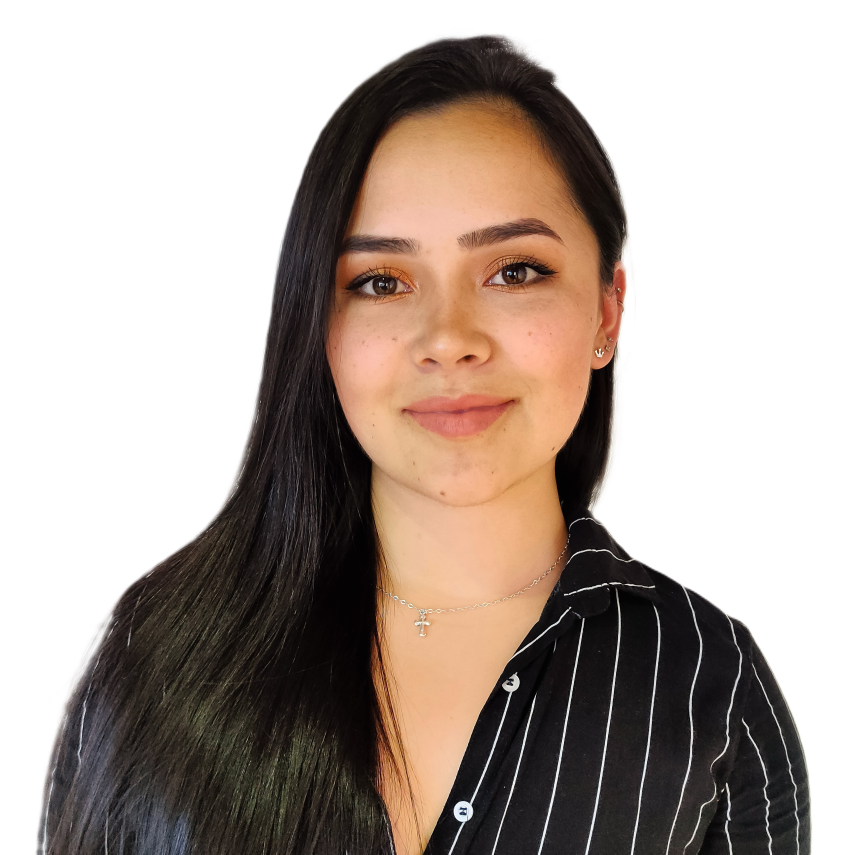
#> input picture Original_picture.jpg, 5980 x 5980 px, found by its file name (shown at 1/7 size)
$ python Workshop_point2.py
#> lines starting #> are read from the running program, lines starting #| are printed output that depends on the picture
# ==============================================================================
#                               LIBRARY IMPORT
# ==============================================================================
# Multidimensional array object
import numpy as np

# Graphics
import matplotlib.pyplot as plt
from PIL import Image

# Operating System tasks
import os

# ==============================================================================
#                          WORKSHOP SOLUTION - POINT 2
# ==============================================================================

# 2) Add a steady, well-centered picture of your face to a shared folder
# alongside your classmates
# ==============================================================================
# Read original picture
original_picture= Image.open(r'LAB1\Original_picture.jpg')
#> original_picture is the input picture: PIL image 5980x5980 RGB; mean R, G, B 177.2, 165, 157.6

# Grayscale transformation
gray_image = original_picture.convert('L')
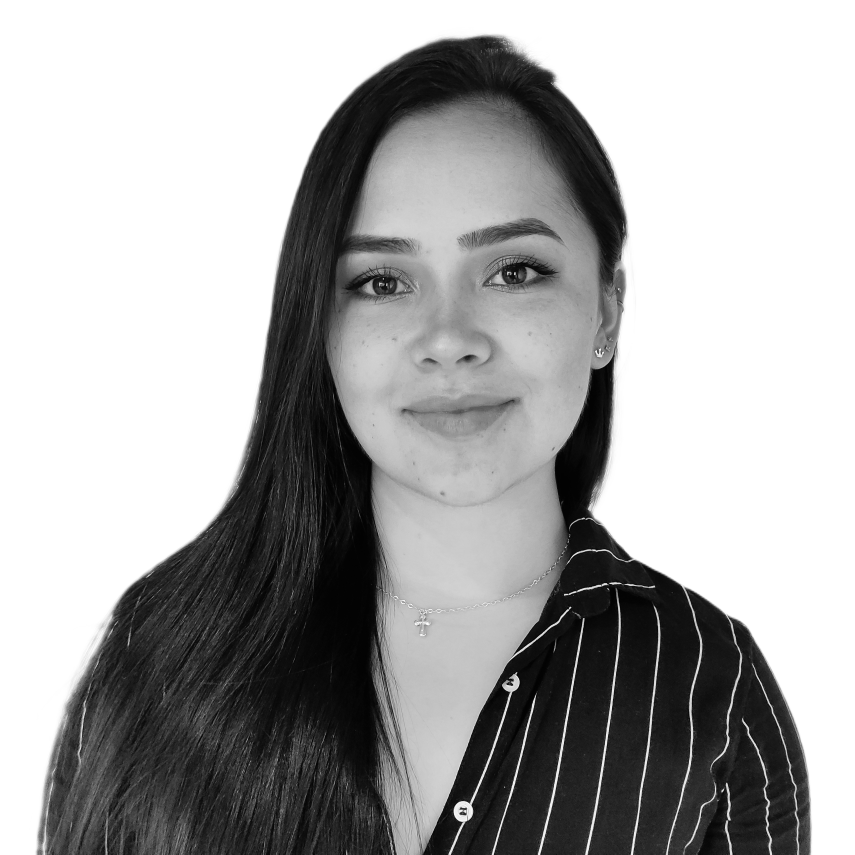
#> gray_image: PIL image 5980x5980 L (shown at 1/7 size); min 0, max 255, mean 167.8

# Resize to 256x256 pixels
w,h  = 256, 256
modified_image = gray_image.resize((w,h))
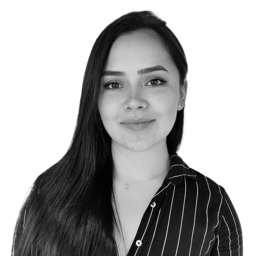
#> modified_image: PIL image 256x256 L; min 0, max 255, mean 167.8

# Save modified picture
modified_image.save('LAB1\Modified_picture.jpg')

# Plot edited face
fig = plt.figure(1,figsize=(10, 5))
fig.add_subplot(1, 2, 1)
plt.imshow(original_picture)
plt.title("Original picture")
fig.add_subplot(1, 2, 2)
plt.imshow(modified_image, cmap='gray')
plt.title("Modified picture")
# plt.show()

# Calculate and plot the average face of the cohort
# ==============================================================================
# Read files in directory
files = os.listdir('LAB1\pictures')
filenames = [filename for filename in files if filename[-4:].lower() in [".jpg",".png"]]

# Create array for result
result = np.zeros((w,h, 1),float)

# Load pictures
pictures = []
for i,picture_name in enumerate(filenames):
    # picture_name = "Natalia_Lopez.jpg" # Test distance when average face is just my face.
    path = f"LAB1\pictures\{picture_name}"
    picture = Image.open(path).convert('L')
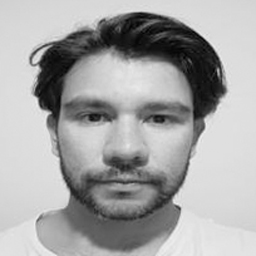
#> input picture pictures/1.jpg, 256 x 256 px, found by its file name
    picture_array = np.array(picture,dtype= float)
    if (picture_array.shape[0] != w) | (picture_array.shape[1] != h):
        picture = picture.resize((w,h))
        # print(f"{picture_name} resized")

    pictures.insert(i,picture)

# Array of picture arrays
pictures_array = np.array([np.array(image,dtype= float) for image in pictures])

# Average calculation
average_array = np.average(pictures_array,axis=0)
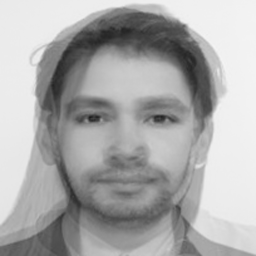
#> average_array: shape (256, 256) float64; min 27.75, max 244.5, mean 171.1

# Create image from array
average_face = Image.fromarray(average_array.astype('uint8'),mode="L")

# Plot average face
fig2 = plt.figure(2,figsize=(5, 5))
plt.imshow(average_face, cmap='gray')
plt.title('Average face')
plt.axis('off')

# Distance from average
my_face = Image.open(r"LAB1\pictures\Natalia_Lopez.jpg").convert('L')
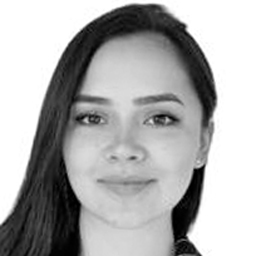
#> input picture pictures/Natalia_Lopez.jpg, 256 x 256 px, found by its file name
my_face_array = np.array(my_face,dtype= float)
avg_array = np.array(average_array,dtype= float)

diff =  avg_array - my_face_array
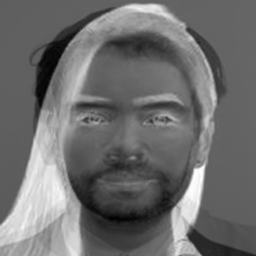
#> diff: shape (256, 256) float64; min -136, max 173.8, mean -2; drawn with min black and max white

distance = np.sqrt(np.sum(np.square(diff)))
print(f"My face is {distance:,.0f} pixels distant from average face of the cohort\n")
print(f"To measure de distance between my face and de average face of the cohort \
I use the Euclidean Distance to measure the matrix distance. This distance corresponds to \
the square root of the squared differences between corresponding elements.\n")

plt.show()
